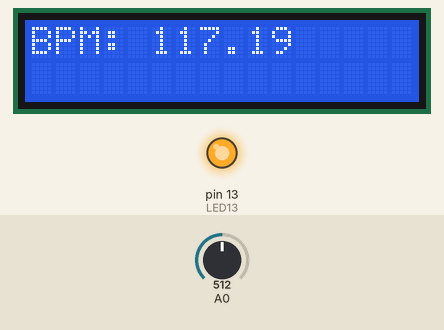
Bench run of a sketch on a simulated Arduino Uno, built with avr-gcc and run on an emulated ATmega328P. Shown: 16×2 character LCD, output pins drawn as LEDs (lit = HIGH). Inputs (shaded band) come from the test bench; at power-on: A0 = 512. What the sketch prints to the serial monitor is not drawn.

Above: at 6.3 s.
6.4 s: A0 set to 214
At 20.1 s:
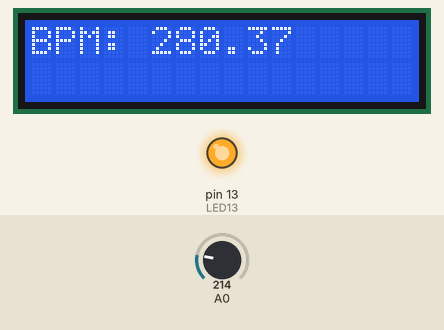
20.4 s: A0 set to 182
At 34.2 s:
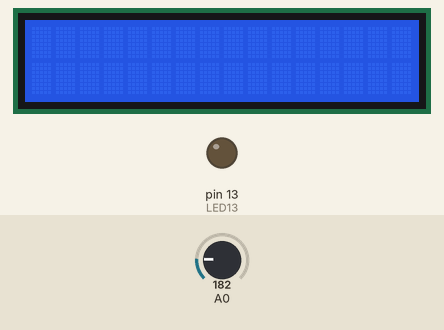
34.4 s: A0 set to 210
At 45.9 s:
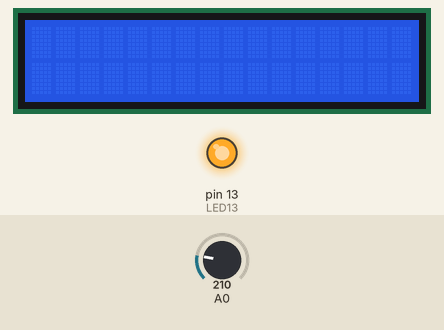
46.2 s: A0 set to 190
At 58.7 s:
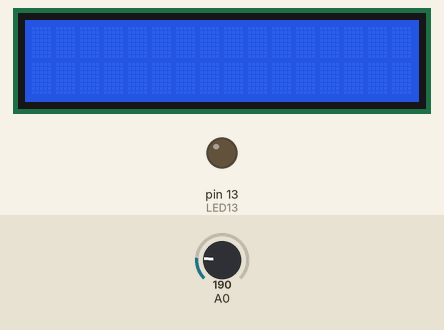
Timing chart, 0 to 60.2 s (numbered marks = the images above; inputs shaded):
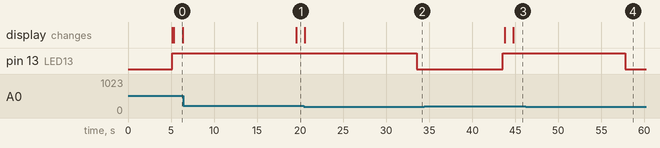

The sketch:

pulsewithgsm.ino
```cpp
#define USE_ARDUINO_INTERRUPTS true
#include <LiquidCrystal.h>
const int rs = 2, en = 3, d4 = 8, d5 = 9, d6 = 10, d7 = 11;
LiquidCrystal lcd(rs,en,d4,d5,d6,d7);
const int LED13 = 13;
float Signal;
int Threshold = 200;
float myBPM;
void setup() {
  //pinMode(LED13,OUTPUT);
    lcd.begin(16,2);
    LCD_init();
   Serial.begin(9600);
   pinMode(LED13,OUTPUT);
}
void loop() {
  Signal = analogRead(A0);
  myBPM = (1/Signal)*60*1000;
  //Serial.println(Signal);
   if(Signal>Threshold){
     digitalWrite(LED13,HIGH);
        delay(200);
        LCD_print();
        // Serial.println("Calling... ");
        Serial.println("Send Message...");
        delay(10);
        // Serial.println("ATD8320317410;");
        // Serial.println("AT+CNMI=2,2,0,0,0");
        Serial.println("AT+CMGF=1");
  delay(1000);
  Serial.println("AT+CMGS=\"+918320317410\"");
  delay(1000);
  Serial.println(myBPM);
  delay(1000);
        Serial.write((char)26);
   } else {
     digitalWrite(LED13,LOW);
   Serial.println(myBPM);
   }
delay(10000);
}

void LCD_init()
{
  lcd.begin(16, 2);
  lcd.print("Emergency Health");
  lcd.setCursor(0,1);
  lcd.print("Care System.....");
  delay(5000);
  lcd.clear();
}
void LCD_print(){
     lcd.print("BPM: ");
     lcd.setCursor(5,0);
     lcd.print(myBPM);
     delay(1000);
     lcd.clear();
}
```

Measured:
- the behaviour switches between 201 and 200 on A0 (found by bisection; images 1 and 2)
- after the input at 6.4 s, the display: changes after 13.1 s (image 1)
- after the input at 20.4 s, pin 13 (LED13): HIGH → LOW after 13.2 s
- after the input at 34.4 s, pin 13 (LED13): LOW → HIGH after 9.2 s; the display: first changes after 9.4 s (image 3 shows a later state)
- after the input at 46.2 s, pin 13 (LED13): HIGH → LOW after 11.6 s
- what the display in image 0 shows lasts 1.0 s, from 5.3 s to 6.3 s
